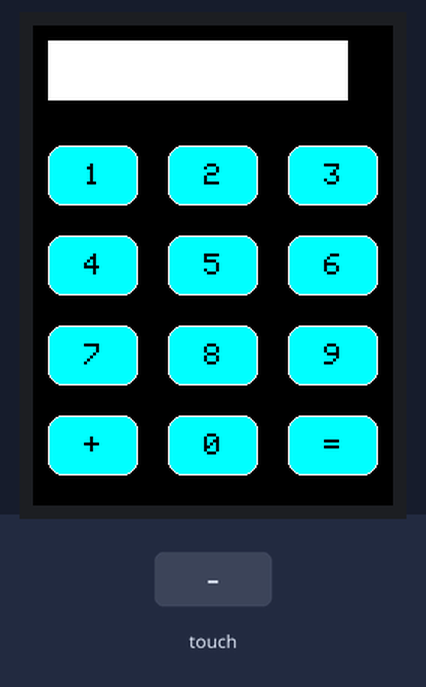
Bench run of a sketch on a simulated Arduino Uno, built with avr-gcc and run on an emulated ATmega328P. Shown: 240×320 colour display. The inputs (shaded band) are chosen by the test bench.

Above: at 1.5 s.
1.6 s: touch panel pressed at 87 % / 90 % of its raw x / y range
At 1.68 s:
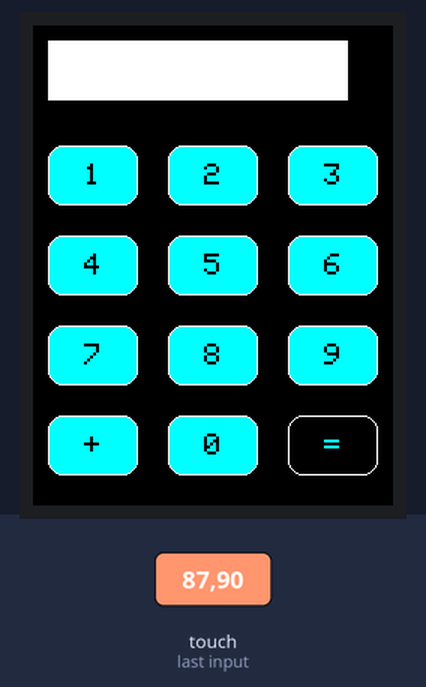
3.3 s: touch panel pressed at 13 % / 90 % of its raw x / y range
At 3.38 s:
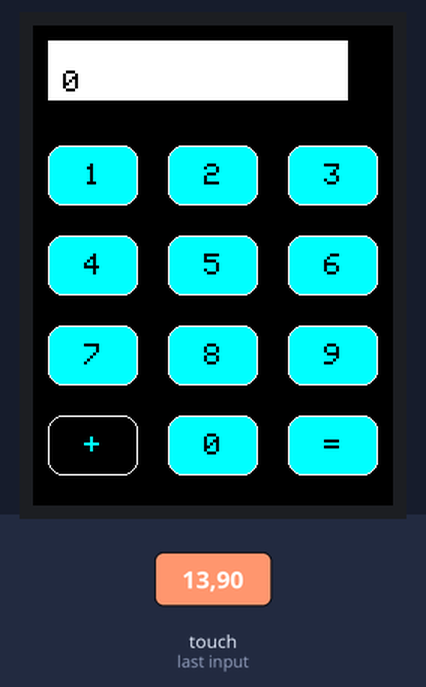
4.9 s: touch panel pressed at 87 % / 90 % of its raw x / y range
At 4.98 s:
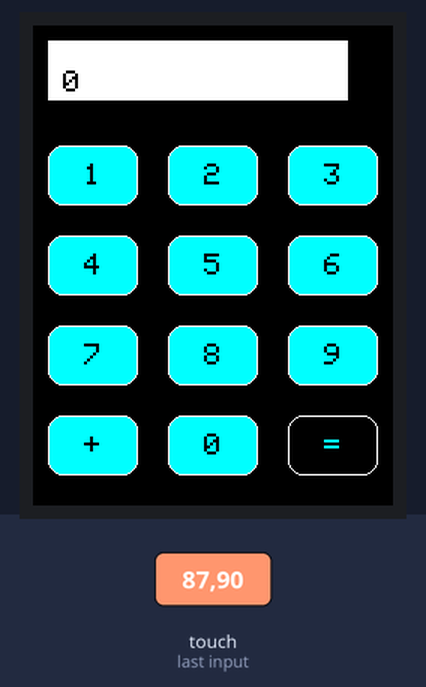
6.5 s: touch panel pressed at 87 % / 90 % of its raw x / y range
Timing chart, 0 to 9.1 s (numbered marks = the images above; inputs shaded):
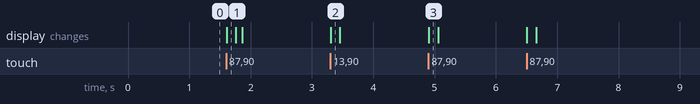

The sketch:

calc.ino
```cpp
#include <Adafruit_GFX.h>

#include <MCUFRIEND_kbv.h>

#include <TouchScreen.h>

#define MINPRESSURE 200
#define MAXPRESSURE 1000
int pixel_x, pixel_y;
#define BLACK 0x0000
#define BLUE 0x001F
#define RED 0xF800
#define GREEN 0x07E0
#define CYAN 0x07FF
#define MAGENTA 0xF81F
#define YELLOW 0xFFE0
#define WHITE 0xFFFF
MCUFRIEND_kbv tft;
const int XP = 8,
  XM = A2,
  YP = A3,
  YM = 9; //240x320 ID=0x9341
const int TS_LEFT = 121,
  TS_RT = 925,
  TS_TOP = 85,
  TS_BOT = 930;
TouchScreen ts = TouchScreen(XP, YP, XM, YM, 300);
Adafruit_GFX_Button btn[12];

int stato = 0;
int key = -1;
int ans = 0;
int addendo = 0;
void setup() {
  Serial.begin(9600);
  int id = tft.readID();
  tft.begin(id);
  tft.setRotation(0);
  tft.fillScreen(BLACK);
  //PORTRAIT
  btn[1].initButton( & tft, 40, 100, 60, 40, WHITE, CYAN, BLACK, "1", 2);
  btn[2].initButton( & tft, 120, 100, 60, 40, WHITE, CYAN, BLACK, "2", 2);
  btn[3].initButton( & tft, 200, 100, 60, 40, WHITE, CYAN, BLACK, "3", 2);
  btn[4].initButton( & tft, 40, 160, 60, 40, WHITE, CYAN, BLACK, "4", 2);
  btn[5].initButton( & tft, 120, 160, 60, 40, WHITE, CYAN, BLACK, "5", 2);
  btn[6].initButton( & tft, 200, 160, 60, 40, WHITE, CYAN, BLACK, "6", 2);
  btn[7].initButton( & tft, 40, 220, 60, 40, WHITE, CYAN, BLACK, "7", 2);
  btn[8].initButton( & tft, 120, 220, 60, 40, WHITE, CYAN, BLACK, "8", 2);
  btn[9].initButton( & tft, 200, 220, 60, 40, WHITE, CYAN, BLACK, "9", 2);
  btn[10].initButton( & tft, 40, 280, 60, 40, WHITE, CYAN, BLACK, "+", 2);
  btn[0].initButton( & tft, 120, 280, 60, 40, WHITE, CYAN, BLACK, "0", 2);
  btn[11].initButton( & tft, 200, 280, 60, 40, WHITE, CYAN, BLACK, "=", 2);
  for (int i = 0; i < 12; i++) {
    btn[i].drawButton(false);
  }
  tft.fillRect(10, 10, 200, 40, WHITE);
}
void loop() {
  switch (stato) {
  case 0:
    readKeys();
    break;
  case 10:
    compose();
    break;
  case 20:
    add();
    break;
  case 30:
    answer();
    break;
  }
}
void compose() {
  addendo = addendo * 10 + key;
  prt(addendo);
  stato = 0;
}

void add() {
  ans += addendo;
  addendo = 0;
  stato = 0;
}
void answer() {
  ans += addendo;
  prt(ans);
  addendo = 0;
  ans = 0;
  stato = 0;
}
void readKeys() {
  bool down = getPoint();
  for (int i = 0; i < 12; i++) {
    btn[i].press(down && btn[i].contains(pixel_x, pixel_y));
    if (btn[i].justPressed()) {
      btn[i].drawButton(true);
    }
    if (btn[i].justReleased()) {
      btn[i].drawButton(false);
      pressKey(i);
      delay(100);
    }
  }
}
void prt(int n) {
  tft.fillRect(10, 10, 200, 40, WHITE);
  tft.setTextSize(2);
  tft.setCursor(20, 30);
  tft.setTextColor(BLACK);
  tft.print(n);
}
void pressKey(int n) {
  if (n == 11) { //uguale
    stato = 30;
  } else if (n == 10) { //add
    stato = 20;
  } else { //compose
    stato = 10;
    key = n;
  }
}
bool getPoint() {
  bool pressed = false;
  TSPoint p = ts.getPoint();
  pinMode(YP, OUTPUT); //restore shared pins
  pinMode(XM, OUTPUT);
  digitalWrite(YP, HIGH); //because TFT control pins
  digitalWrite(XM, HIGH);
  if ((p.z > MINPRESSURE) && (p.z < MAXPRESSURE)) {
    pressed = true;
    pixel_x = map(p.x, TS_LEFT, TS_RT, 0, tft.width());
    pixel_y = map(p.y, TS_TOP, TS_BOT, 0, tft.height());
    /* informazioni sul punto toccato, utili per verificare il mapping
    Serial.print(p.x);
    Serial.print(" ");
    Serial.print(p.y);
    Serial.print("\t");
    Serial.print(pixel_x);
    Serial.print(" ");
    Serial.println(pixel_y);
    */
  }
  return pressed;
}
```

Measured:
- after the input at 1.6 s, the display: changes at once (image 1)
- after the input at 3.3 s, the display: changes at once (image 2)
- after the input at 4.9 s, the display: changes at once (image 3)
